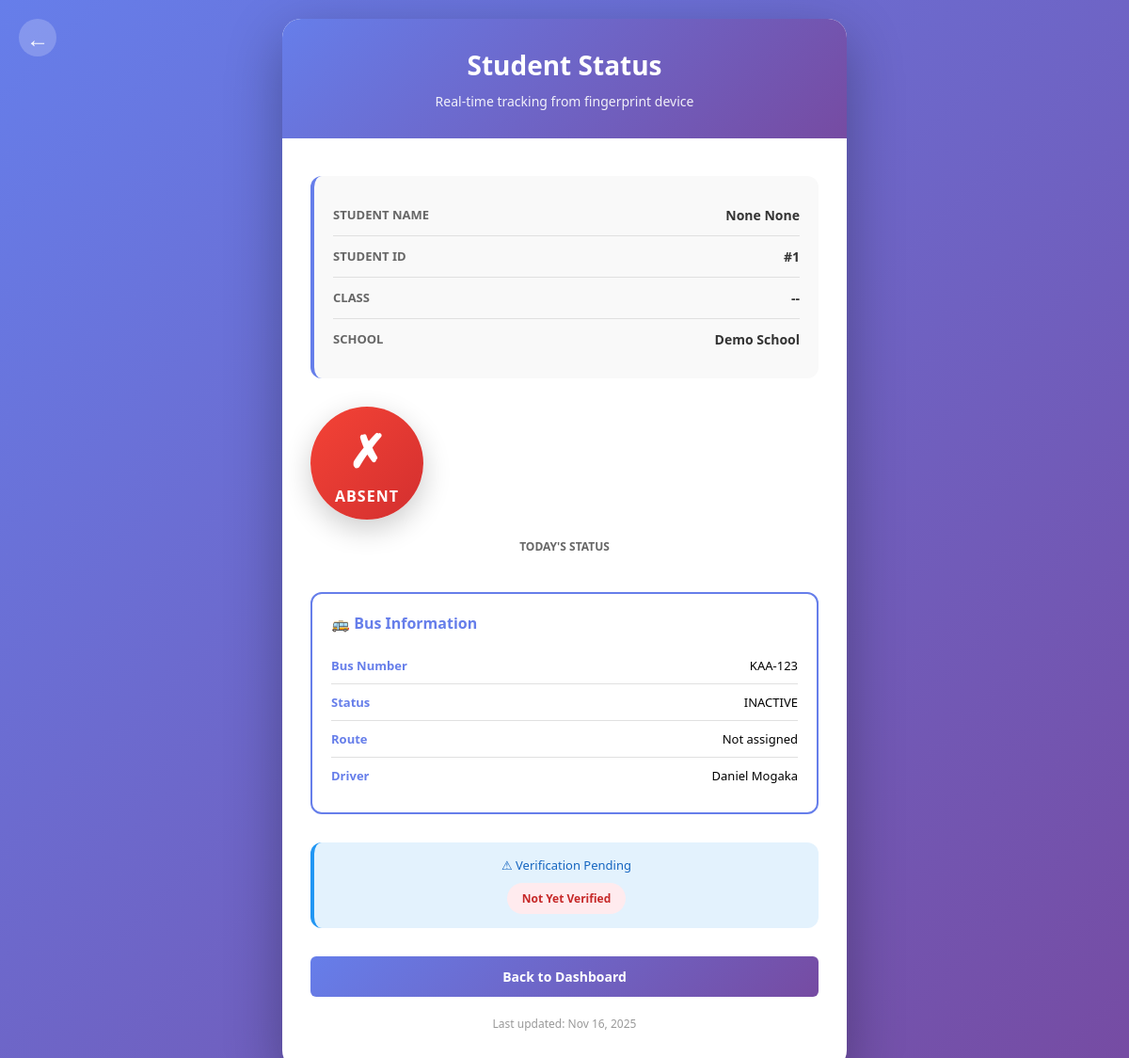
/guardian/student/1/status/ (signed in), run on the app's committed database.
### schooltransport/models.py (models this page shows, shortened)
class Student(models.Model):
    school = models.ForeignKey(School, on_delete=models.CASCADE, related_name='students')
    user = models.OneToOneField(User, on_delete=models.CASCADE, related_name='student_profile')
    guardian = models.ForeignKey(User, on_delete=models.SET_NULL, null=True, blank=True,
                                 limit_choices_to={'profile__user_type': 'guardian'},
                                 related_name='students')
    bus = models.ForeignKey(Bus, on_delete=models.SET_NULL, null=True, blank=True, related_name='students')
    registration_number = models.CharField(max_length=50, unique=True)
    first_name = models.CharField(max_length=100, null=True, blank=True)
    last_name = models.CharField(max_length=100, null=True, blank=True)
    date_of_birth = models.DateField()
    class_name = models.CharField(max_length=50)  # e.g., "Form 1A"
    biometric_template = models.JSONField(default=dict, blank=True)  # Store fingerprint/facial recognition data
    biometric_type = models.CharField(max_length=20, choices=[('fingerprint', 'Fingerprint'), ('facial', 'Facial')],
                                      default='fingerprint')
    biometric_enrolled = models.BooleanField(default=False)
    parent_phone = models.CharField(max_length=15)
    created_at = models.DateTimeField(auto_now_add=True)
    updated_at = models.DateTimeField(auto_now=True)
    class Meta:
        db_table = 'students'

class School(models.Model):
    admin = models.OneToOneField(User, on_delete=models.CASCADE, limit_choices_to={'profile__user_type': 'admin'})
    name = models.CharField(max_length=255)
    location = models.CharField(max_length=255)
    latitude = models.FloatField()  # School GPS coordinate
    longitude = models.FloatField()  # School GPS coordinate
    phone_number = models.CharField(max_length=15)
    email = models.EmailField()
    registration_number = models.CharField(max_length=50, unique=True)
    created_at = models.DateTimeField(auto_now_add=True)
    class Meta:
        db_table = 'schools'

class Bus(models.Model):
    school = models.ForeignKey(School, on_delete=models.CASCADE, related_name='buses')
    driver = models.OneToOneField(User, on_delete=models.SET_NULL, null=True,
                                   limit_choices_to={'profile__user_type': 'driver'},
                                   related_name='driven_bus')
    attendant = models.OneToOneField(User, on_delete=models.SET_NULL, null=True, blank=True,
                                      limit_choices_to={'profile__user_type': 'attendant'},
                                      related_name='attended_bus')
    registration_number = models.CharField(max_length=50, unique=True)
    capacity = models.IntegerField(default=50)
    current_latitude = models.FloatField(null=True, blank=True)
    current_longitude = models.FloatField(null=True, blank=True)
    status = models.CharField(max_length=20, choices=BUS_STATUS, default='inactive')
    is_active = models.BooleanField(default=True)
    created_at = models.DateTimeField(auto_now_add=True)
    updated_at = models.DateTimeField(auto_now=True)
    class Meta:
        db_table = 'buses'

### schooltransport/views.py (the view)
# urls.py: path('guardian/student/<int:student_id>/status/', views.student_status, name='student_status'),
@login_required
def student_status(request, student_id):
    student = get_object_or_404(Student, id=student_id, guardian=request.user)
    if not student.bus:
        return render(request, 'guardian/student_status.html', {
            'student': student,
            'error': 'No bus assigned',
            'status': 'NOT_ASSIGNED'
        })
    bus = student.bus
    today = timezone.now().date()
    try:
        attendance_today = StudentAttendance.objects.filter(
            student=student,
            bus=bus,
            date=today
        ).latest('timestamp')
        status = attendance_today.status  # 'boarded' or 'alighted'
        boarded_time = attendance_today.timestamp
        biometric_verified = attendance_today.biometric_verified
        biometric_confidence = attendance_today.biometric_confidence
    except Exception:
        status = 'absent'
        boarded_time = None
        biometric_verified = False
        biometric_confidence = 0.0
    try:
        latest_location = bus.location_history.latest('timestamp')
        current_location = {
            'latitude': latest_location.latitude,
            'longitude': latest_location.longitude,
            'timestamp': latest_location.timestamp
        }
    except Exception:
        current_location = None
    route = None
    route_name = "Not assigned"
    context = {
        'student': student,
        'bus': bus,
        'status': status.upper() if status else 'ABSENT',
        'boarded_time': boarded_time,
        'biometric_verified': biometric_verified,
        'biometric_confidence': biometric_confidence,
        'current_location': current_location,
        'route': route,
        'route_name': route_name,
        'today': today
    }
    return render(request, 'guardian/student_status.html', context)

### schooltransport/templates/guardian/student_status.html (shortened to what this page needs)
<!DOCTYPE html>
<html lang="en">
<head>
</head>
<body>
    <div class="container">
        <div class="header">
            <a href="/guardian/">←</a>
            <h1>Student Status</h1>
            <p>Real-time tracking from fingerprint device</p>
        </div>
        <div class="content">
            {% if error %}
                <div class="error-message">
                    <p>⚠️ {{ error }}</p>
                </div>
            {% else %}
                <div class="student-info">
                    <div class="info-row">
                        <span class="info-label">Student Name</span>
                        <span class="info-value">{{ student.first_name }} {{ student.last_name }}</span>
                    </div>
                    <div class="info-row">
                        <span class="info-label">Student ID</span>
                        <span class="info-value">#{{ student.id }}</span>
                    </div>
                    <div class="info-row">
                        <span class="info-label">Class</span>
                        <span class="info-value">{{ student.standard|default:"--" }}</span>
                    </div>
                    <div class="info-row">
                        <span class="info-label">School</span>
                        <span class="info-value">{{ student.school.name|default:"--" }}</span>
                    </div>
                </div>
                <div class="status-container">
                    {% if status == 'BOARDED' %}
                        <div class="status-badge boarded">
                            <div class="status-icon">✓</div>
                            <div class="status-text">BOARDED</div>
                        </div>
                    {% elif status == 'ALIGHTED' %}
                        <div class="status-badge alighted">
                            <div class="status-icon">↓</div>
                            <div class="status-text">ALIGHTED</div>
                        </div>
                    {% else %}
                        <div class="status-badge absent">
                            <div class="status-icon">✗</div>
                            <div class="status-text">ABSENT</div>
                        </div>
                    {% endif %}
                    <div class="status-label">Today's Status</div>
                </div>
                {% if bus %}
                    <div class="bus-info">
                        <h3>🚌 Bus Information</h3>
                        <div class="bus-detail">
                            <strong>Bus Number</strong>
                            <span>{{ bus.registration_number }}</span>
                        </div>
                        <div class="bus-detail">
                            <strong>Status</strong>
                            <span>{% if bus.status %}{{ bus.status|upper }}{% else %}--{% endif %}</span>
                        </div>
                        <div class="bus-detail">
                            <strong>Route</strong>
                            <span>{{ route_name }}</span>
                        </div>
                        {% if bus.driver %}
                            <div class="bus-detail">
                                <strong>Driver</strong>
                                <span>{{ bus.driver.get_full_name|default:"--" }}</span>
                            </div>
                        {% endif %}
                    </div>
                {% endif %}
                {% if biometric_verified %}
                    <div class="biometric-info">
                        <p>✓ Biometrically Verified</p>
                        <div class="biometric-confidence">
                            Confidence: {{ biometric_confidence|floatformat:1 }}%
                        </div>
                    </div>
                {% else %}
                    <div class="biometric-info">
                        <p>⚠ Verification Pending</p>
                        <div class="unverified-badge">Not Yet Verified</div>
                    </div>
                {% endif %}
                <a href="/guardian/" class="back-btn">Back to Dashboard</a>
                <div class="timestamp">
                    Last updated: {{ today|date:"M d, Y" }}
                </div>
            {% endif %}
        </div>
    </div>
</body>
</html>

### schooltransport/templates/guardian/student_status.html (style rules this page uses)
* { margin: 0; padding: 0; box-sizing: border-box; }
body { font-family: 'Segoe UI', Tahoma, Geneva, Verdana, sans-serif; background: linear-gradient(135deg, #667eea 0%, #764ba2 100%); min-height: 100vh; display: flex; align-items: center; justify-content: center; padding: 20px; }
.container { max-width: 600px; width: 100%; background: white; border-radius: 20px; box-shadow: 0 20px 60px rgba(0, 0, 0, 0.3); overflow: hidden; }
.header { background: linear-gradient(135deg, #667eea 0%, #764ba2 100%); color: white; padding: 30px 20px; text-align: center; }
.header a { position: absolute; top: 20px; left: 20px; color: white; text-decoration: none; font-size: 24px; background: rgba(255, 255, 255, 0.2); width: 40px; height: 40px; border-radius: 50%; display: flex; align-items: center; justify-content: center; transition: all 0.3s; }
.header h1 { font-size: 28px; margin-bottom: 10px; }
.header p { opacity: 0.9; font-size: 14px; }
.content { padding: 40px 30px; }
.student-info { background: #f9f9f9; border-radius: 12px; padding: 20px; margin-bottom: 30px; border-left: 4px solid #667eea; }
.info-row { display: flex; justify-content: space-between; padding: 12px 0; border-bottom: 1px solid #e0e0e0; }
.info-row:last-child { border-bottom: none; }
.info-label { font-weight: 600; color: #666; font-size: 13px; text-transform: uppercase; }
.info-value { color: #333; font-weight: 600; font-size: 14px; }
.status-container { text-align: center; margin-bottom: 40px; }
.status-badge { display: inline-block; width: 120px; height: 120px; border-radius: 50%; display: flex; flex-direction: column; align-items: center; justify-content: center; color: white; font-weight: 700; font-size: 14px; margin-bottom: 20px; box-shadow: 0 10px 30px rgba(0, 0, 0, 0.2); }
.status-badge.absent { background: linear-gradient(135deg, #f44336 0%, #d32f2f 100%); }
.status-icon { font-size: 48px; margin-bottom: 5px; }
.status-text { font-size: 16px; text-transform: uppercase; letter-spacing: 1px; }
.status-label { font-size: 12px; color: #666; text-transform: uppercase; margin-top: 15px; font-weight: 600; }
.bus-info { background: white; border: 2px solid #667eea; border-radius: 12px; padding: 20px; margin-bottom: 30px; }
.bus-info h3 { color: #667eea; margin-bottom: 15px; font-size: 16px; }
.bus-detail { display: flex; justify-content: space-between; padding: 10px 0; border-bottom: 1px solid #e0e0e0; font-size: 13px; }
.bus-detail:last-child { border-bottom: none; }
.bus-detail strong { color: #667eea; }
.biometric-info { background: #e3f2fd; border-radius: 12px; padding: 15px; text-align: center; margin-bottom: 30px; border-left: 4px solid #2196F3; }
.biometric-info p { font-size: 13px; color: #1565c0; margin-bottom: 5px; }
.unverified-badge { display: inline-block; background: #ffebee; padding: 8px 16px; border-radius: 20px; font-weight: 600; color: #c62828; font-size: 12px; margin-top: 5px; }
.back-btn { display: inline-block; background: linear-gradient(135deg, #667eea 0%, #764ba2 100%); color: white; padding: 12px 30px; border-radius: 6px; text-decoration: none; font-weight: 600; transition: all 0.3s; width: 100%; text-align: center; border: none; cursor: pointer; font-size: 14px; }
.timestamp { font-size: 12px; color: #999; text-align: center; margin-top: 20px; }

### data on the page
Student: first_name "None", last_name "None", id "1", school.name "Demo School"
Bus: registration_number "KAA-123", status "INACTIVE", driver.get_full_name "Daniel Mogaka"

### other printed values
{{ student.standard|default:"--" }} "--"
{{ route_name }} "Not assigned"
